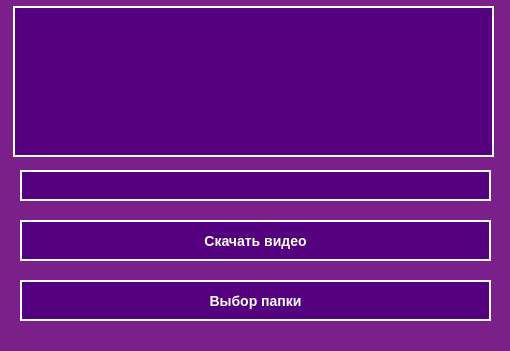
<?xml version="1.0" encoding="UTF-8"?>
<ui version="4.0">
 <class>MainWindow</class>
 <widget class="QMainWindow" name="MainWindow">
  <property name="geometry">
   <rect>
    <x>0</x>
    <y>0</y>
    <width>510</width>
    <height>351</height>
   </rect>
  </property>
  <property name="palette">
   <palette>
    <active>
     <colorrole role="WindowText">
      <brush brushstyle="SolidPattern">
       <color alpha="255">
        <red>0</red>
        <green>0</green>
        <blue>0</blue>
       </color>
      </brush>
     </colorrole>
     <colorrole role="Button">
      <brush brushstyle="SolidPattern">
       <color alpha="255">
        <red>123</red>
        <green>32</green>
        <blue>139</blue>
       </color>
      </brush>
     </colorrole>
     <colorrole role="Light">
      <brush brushstyle="SolidPattern">
       <color alpha="255">
        <red>185</red>
        <green>48</green>
        <blue>209</blue>
       </color>
      </brush>
     </colorrole>
     <colorrole role="Midlight">
      <brush brushstyle="SolidPattern">
       <color alpha="255">
        <red>154</red>
        <green>40</green>
        <blue>174</blue>
       </color>
      </brush>
     </colorrole>
     <colorrole role="Dark">
      <brush brushstyle="SolidPattern">
       <color alpha="255">
        <red>61</red>
        <green>16</green>
        <blue>69</blue>
       </color>
      </brush>
     </colorrole>
     <colorrole role="Mid">
      <brush brushstyle="SolidPattern">
       <color alpha="255">
        <red>82</red>
        <green>21</green>
        <blue>93</blue>
       </color>
      </brush>
     </colorrole>
     <colorrole role="Text">
      <brush brushstyle="SolidPattern">
       <color alpha="255">
        <red>0</red>
        <green>0</green>
        <blue>0</blue>
       </color>
      </brush>
     </colorrole>
     <colorrole role="BrightText">
      <brush brushstyle="SolidPattern">
       <color alpha="255">
        <red>255</red>
        <green>255</green>
        <blue>255</blue>
       </color>
      </brush>
     </colorrole>
     <colorrole role="ButtonText">
      <brush brushstyle="SolidPattern">
       <color alpha="255">
        <red>0</red>
        <green>0</green>
        <blue>0</blue>
       </color>
      </brush>
     </colorrole>
     <colorrole role="Base">
      <brush brushstyle="SolidPattern">
       <color alpha="255">
        <red>255</red>
        <green>255</green>
        <blue>255</blue>
       </color>
      </brush>
     </colorrole>
     <colorrole role="Window">
      <brush brushstyle="SolidPattern">
       <color alpha="255">
        <red>123</red>
        <green>32</green>
        <blue>139</blue>
       </color>
      </brush>
     </colorrole>
     <colorrole role="Shadow">
      <brush brushstyle="SolidPattern">
       <color alpha="255">
        <red>0</red>
        <green>0</green>
        <blue>0</blue>
       </color>
      </brush>
     </colorrole>
     <colorrole role="AlternateBase">
      <brush brushstyle="SolidPattern">
       <color alpha="255">
        <red>189</red>
        <green>143</green>
        <blue>197</blue>
       </color>
      </brush>
     </colorrole>
     <colorrole role="ToolTipBase">
      <brush brushstyle="SolidPattern">
       <color alpha="255">
        <red>255</red>
        <green>255</green>
        <blue>220</blue>
       </color>
      </brush>
     </colorrole>
     <colorrole role="ToolTipText">
      <brush brushstyle="SolidPattern">
       <color alpha="255">
        <red>0</red>
        <green>0</green>
        <blue>0</blue>
       </color>
      </brush>
     </colorrole>
    </active>
    <inactive>
     <colorrole role="WindowText">
      <brush brushstyle="SolidPattern">
       <color alpha="255">
        <red>0</red>
        <green>0</green>
        <blue>0</blue>
       </color>
      </brush>
     </colorrole>
     <colorrole role="Button">
      <brush brushstyle="SolidPattern">
       <color alpha="255">
        <red>123</red>
        <green>32</green>
        <blue>139</blue>
       </color>
      </brush>
     </colorrole>
     <colorrole role="Light">
      <brush brushstyle="SolidPattern">
       <color alpha="255">
        <red>185</red>
        <green>48</green>
        <blue>209</blue>
       </color>
      </brush>
     </colorrole>
     <colorrole role="Midlight">
      <brush brushstyle="SolidPattern">
       <color alpha="255">
        <red>154</red>
        <green>40</green>
        <blue>174</blue>
       </color>
      </brush>
     </colorrole>
     <colorrole role="Dark">
      <brush brushstyle="SolidPattern">
       <color alpha="255">
        <red>61</red>
        <green>16</green>
        <blue>69</blue>
       </color>
      </brush>
     </colorrole>
     <colorrole role="Mid">
      <brush brushstyle="SolidPattern">
       <color alpha="255">
        <red>82</red>
        <green>21</green>
        <blue>93</blue>
       </color>
      </brush>
     </colorrole>
     <colorrole role="Text">
      <brush brushstyle="SolidPattern">
       <color alpha="255">
        <red>0</red>
        <green>0</green>
        <blue>0</blue>
       </color>
      </brush>
     </colorrole>
     <colorrole role="BrightText">
      <brush brushstyle="SolidPattern">
       <color alpha="255">
        <red>255</red>
        <green>255</green>
        <blue>255</blue>
       </color>
      </brush>
     </colorrole>
     <colorrole role="ButtonText">
      <brush brushstyle="SolidPattern">
       <color alpha="255">
        <red>0</red>
        <green>0</green>
        <blue>0</blue>
       </color>
      </brush>
     </colorrole>
     <colorrole role="Base">
      <brush brushstyle="SolidPattern">
       <color alpha="255">
        <red>255</red>
        <green>255</green>
        <blue>255</blue>
       </color>
      </brush>
     </colorrole>
     <colorrole role="Window">
      <brush brushstyle="SolidPattern">
       <color alpha="255">
        <red>123</red>
        <green>32</green>
        <blue>139</blue>
       </color>
      </brush>
     </colorrole>
     <colorrole role="Shadow">
      <brush brushstyle="SolidPattern">
       <color alpha="255">
        <red>0</red>
        <green>0</green>
        <blue>0</blue>
       </color>
      </brush>
     </colorrole>
     <colorrole role="AlternateBase">
      <brush brushstyle="SolidPattern">
       <color alpha="255">
        <red>189</red>
        <green>143</green>
        <blue>197</blue>
       </color>
      </brush>
     </colorrole>
     <colorrole role="ToolTipBase">
      <brush brushstyle="SolidPattern">
       <color alpha="255">
        <red>255</red>
        <green>255</green>
        <blue>220</blue>
       </color>
      </brush>
     </colorrole>
     <colorrole role="ToolTipText">
      <brush brushstyle="SolidPattern">
       <color alpha="255">
        <red>0</red>
        <green>0</green>
        <blue>0</blue>
       </color>
      </brush>
     </colorrole>
    </inactive>
    <disabled>
     <colorrole role="WindowText">
      <brush brushstyle="SolidPattern">
       <color alpha="255">
        <red>61</red>
        <green>16</green>
        <blue>69</blue>
       </color>
      </brush>
     </colorrole>
     <colorrole role="Button">
      <brush brushstyle="SolidPattern">
       <color alpha="255">
        <red>123</red>
        <green>32</green>
        <blue>139</blue>
       </color>
      </brush>
     </colorrole>
     <colorrole role="Light">
      <brush brushstyle="SolidPattern">
       <color alpha="255">
        <red>185</red>
        <green>48</green>
        <blue>209</blue>
       </color>
      </brush>
     </colorrole>
     <colorrole role="Midlight">
      <brush brushstyle="SolidPattern">
       <color alpha="255">
        <red>154</red>
        <green>40</green>
        <blue>174</blue>
       </color>
      </brush>
     </colorrole>
     <colorrole role="Dark">
      <brush brushstyle="SolidPattern">
       <color alpha="255">
        <red>61</red>
        <green>16</green>
        <blue>69</blue>
       </color>
      </brush>
     </colorrole>
     <colorrole role="Mid">
      <brush brushstyle="SolidPattern">
       <color alpha="255">
        <red>82</red>
        <green>21</green>
        <blue>93</blue>
       </color>
      </brush>
     </colorrole>
     <colorrole role="Text">
      <brush brushstyle="SolidPattern">
       <color alpha="255">
        <red>61</red>
        <green>16</green>
        <blue>69</blue>
       </color>
      </brush>
     </colorrole>
     <colorrole role="BrightText">
      <brush brushstyle="SolidPattern">
       <color alpha="255">
        <red>255</red>
        <green>255</green>
        <blue>255</blue>
       </color>
      </brush>
     </colorrole>
     <colorrole role="ButtonText">
      <brush brushstyle="SolidPattern">
       <color alpha="255">
        <red>61</red>
        <green>16</green>
        <blue>69</blue>
       </color>
      </brush>
     </colorrole>
     <colorrole role="Base">
      <brush brushstyle="SolidPattern">
       <color alpha="255">
        <red>123</red>
        <green>32</green>
        <blue>139</blue>
       </color>
      </brush>
     </colorrole>
     <colorrole role="Window">
      <brush brushstyle="SolidPattern">
       <color alpha="255">
        <red>123</red>
        <green>32</green>
        <blue>139</blue>
       </color>
      </brush>
     </colorrole>
     <colorrole role="Shadow">
      <brush brushstyle="SolidPattern">
       <color alpha="255">
        <red>0</red>
        <green>0</green>
        <blue>0</blue>
       </color>
      </brush>
     </colorrole>
     <colorrole role="AlternateBase">
      <brush brushstyle="SolidPattern">
       <color alpha="255">
        <red>123</red>
        <green>32</green>
        <blue>139</blue>
       </color>
      </brush>
     </colorrole>
     <colorrole role="ToolTipBase">
      <brush brushstyle="SolidPattern">
       <color alpha="255">
        <red>255</red>
        <green>255</green>
        <blue>220</blue>
       </color>
      </brush>
     </colorrole>
     <colorrole role="ToolTipText">
      <brush brushstyle="SolidPattern">
       <color alpha="255">
        <red>0</red>
        <green>0</green>
        <blue>0</blue>
       </color>
      </brush>
     </colorrole>
    </disabled>
   </palette>
  </property>
  <property name="font">
   <font>
    <family>Lucida Fax</family>
    <pointsize>12</pointsize>
    <weight>75</weight>
    <bold>true</bold>
   </font>
  </property>
  <property name="focusPolicy">
   <enum>Qt::NoFocus</enum>
  </property>
  <property name="windowTitle">
   <string>MainWindow</string>
  </property>
  <property name="styleSheet">
   <string notr="true">QMainWindow{
	background-color: qlineargradient(spread:pad, x1:0.493, y1:0, x2:0.517, y2:1,stop 0 rgba(74, 0, 112, 255), stop:1 rgba(129, 0, 193, 255));
}</string>
  </property>
  <widget class="QWidget" name="centralwidget">
   <property name="palette">
    <palette>
     <active>
      <colorrole role="WindowText">
       <brush brushstyle="SolidPattern">
        <color alpha="255">
         <red>0</red>
         <green>0</green>
         <blue>0</blue>
        </color>
       </brush>
      </colorrole>
      <colorrole role="Button">
       <brush brushstyle="SolidPattern">
        <color alpha="255">
         <red>170</red>
         <green>170</green>
         <blue>255</blue>
        </color>
       </brush>
      </colorrole>
      <colorrole role="Light">
       <brush brushstyle="SolidPattern">
        <color alpha="255">
         <red>255</red>
         <green>255</green>
         <blue>255</blue>
        </color>
       </brush>
      </colorrole>
      <colorrole role="Midlight">
       <brush brushstyle="SolidPattern">
        <color alpha="255">
         <red>212</red>
         <green>212</green>
         <blue>255</blue>
        </color>
       </brush>
      </colorrole>
      <colorrole role="Dark">
       <brush brushstyle="SolidPattern">
        <color alpha="255">
         <red>85</red>
         <green>85</green>
         <blue>127</blue>
        </color>
       </brush>
      </colorrole>
      <colorrole role="Mid">
       <brush brushstyle="SolidPattern">
        <color alpha="255">
         <red>113</red>
         <green>113</green>
         <blue>170</blue>
        </color>
       </brush>
      </colorrole>
      <colorrole role="Text">
       <brush brushstyle="SolidPattern">
        <color alpha="255">
         <red>0</red>
         <green>0</green>
         <blue>0</blue>
        </color>
       </brush>
      </colorrole>
      <colorrole role="BrightText">
       <brush brushstyle="SolidPattern">
        <color alpha="255">
         <red>255</red>
         <green>255</green>
         <blue>255</blue>
        </color>
       </brush>
      </colorrole>
      <colorrole role="ButtonText">
       <brush brushstyle="SolidPattern">
        <color alpha="255">
         <red>0</red>
         <green>0</green>
         <blue>0</blue>
        </color>
       </brush>
      </colorrole>
      <colorrole role="Base">
       <brush brushstyle="SolidPattern">
        <color alpha="255">
         <red>255</red>
         <green>255</green>
         <blue>255</blue>
        </color>
       </brush>
      </colorrole>
      <colorrole role="Window">
       <brush brushstyle="SolidPattern">
        <color alpha="255">
         <red>170</red>
         <green>170</green>
         <blue>255</blue>
        </color>
       </brush>
      </colorrole>
      <colorrole role="Shadow">
       <brush brushstyle="SolidPattern">
        <color alpha="255">
         <red>0</red>
         <green>0</green>
         <blue>0</blue>
        </color>
       </brush>
      </colorrole>
      <colorrole role="AlternateBase">
       <brush brushstyle="SolidPattern">
        <color alpha="255">
         <red>212</red>
         <green>212</green>
         <blue>255</blue>
        </color>
       </brush>
      </colorrole>
      <colorrole role="ToolTipBase">
       <brush brushstyle="SolidPattern">
        <color alpha="255">
         <red>255</red>
         <green>255</green>
         <blue>220</blue>
        </color>
       </brush>
      </colorrole>
      <colorrole role="ToolTipText">
       <brush brushstyle="SolidPattern">
        <color alpha="255">
         <red>0</red>
         <green>0</green>
         <blue>0</blue>
        </color>
       </brush>
      </colorrole>
     </active>
     <inactive>
      <colorrole role="WindowText">
       <brush brushstyle="SolidPattern">
        <color alpha="255">
         <red>0</red>
         <green>0</green>
         <blue>0</blue>
        </color>
       </brush>
      </colorrole>
      <colorrole role="Button">
       <brush brushstyle="SolidPattern">
        <color alpha="255">
         <red>170</red>
         <green>170</green>
         <blue>255</blue>
        </color>
       </brush>
      </colorrole>
      <colorrole role="Light">
       <brush brushstyle="SolidPattern">
        <color alpha="255">
         <red>255</red>
         <green>255</green>
         <blue>255</blue>
        </color>
       </brush>
      </colorrole>
      <colorrole role="Midlight">
       <brush brushstyle="SolidPattern">
        <color alpha="255">
         <red>212</red>
         <green>212</green>
         <blue>255</blue>
        </color>
       </brush>
      </colorrole>
      <colorrole role="Dark">
       <brush brushstyle="SolidPattern">
        <color alpha="255">
         <red>85</red>
         <green>85</green>
         <blue>127</blue>
        </color>
       </brush>
      </colorrole>
      <colorrole role="Mid">
       <brush brushstyle="SolidPattern">
        <color alpha="255">
         <red>113</red>
         <green>113</green>
         <blue>170</blue>
        </color>
       </brush>
      </colorrole>
      <colorrole role="Text">
       <brush brushstyle="SolidPattern">
        <color alpha="255">
         <red>0</red>
         <green>0</green>
         <blue>0</blue>
        </color>
       </brush>
      </colorrole>
      <colorrole role="BrightText">
       <brush brushstyle="SolidPattern">
        <color alpha="255">
         <red>255</red>
         <green>255</green>
         <blue>255</blue>
        </color>
       </brush>
      </colorrole>
      <colorrole role="ButtonText">
       <brush brushstyle="SolidPattern">
        <color alpha="255">
         <red>0</red>
         <green>0</green>
         <blue>0</blue>
        </color>
       </brush>
      </colorrole>
      <colorrole role="Base">
       <brush brushstyle="SolidPattern">
        <color alpha="255">
         <red>255</red>
         <green>255</green>
         <blue>255</blue>
        </color>
       </brush>
      </colorrole>
      <colorrole role="Window">
       <brush brushstyle="SolidPattern">
        <color alpha="255">
         <red>170</red>
         <green>170</green>
         <blue>255</blue>
        </color>
       </brush>
      </colorrole>
      <colorrole role="Shadow">
       <brush brushstyle="SolidPattern">
        <color alpha="255">
         <red>0</red>
         <green>0</green>
         <blue>0</blue>
        </color>
       </brush>
      </colorrole>
      <colorrole role="AlternateBase">
       <brush brushstyle="SolidPattern">
        <color alpha="255">
         <red>212</red>
         <green>212</green>
         <blue>255</blue>
        </color>
       </brush>
      </colorrole>
      <colorrole role="ToolTipBase">
       <brush brushstyle="SolidPattern">
        <color alpha="255">
         <red>255</red>
         <green>255</green>
         <blue>220</blue>
        </color>
       </brush>
      </colorrole>
      <colorrole role="ToolTipText">
       <brush brushstyle="SolidPattern">
        <color alpha="255">
         <red>0</red>
         <green>0</green>
         <blue>0</blue>
        </color>
       </brush>
      </colorrole>
     </inactive>
     <disabled>
      <colorrole role="WindowText">
       <brush brushstyle="SolidPattern">
        <color alpha="255">
         <red>85</red>
         <green>85</green>
         <blue>127</blue>
        </color>
       </brush>
      </colorrole>
      <colorrole role="Button">
       <brush brushstyle="SolidPattern">
        <color alpha="255">
         <red>170</red>
         <green>170</green>
         <blue>255</blue>
        </color>
       </brush>
      </colorrole>
      <colorrole role="Light">
       <brush brushstyle="SolidPattern">
        <color alpha="255">
         <red>255</red>
         <green>255</green>
         <blue>255</blue>
        </color>
       </brush>
      </colorrole>
      <colorrole role="Midlight">
       <brush brushstyle="SolidPattern">
        <color alpha="255">
         <red>212</red>
         <green>212</green>
         <blue>255</blue>
        </color>
       </brush>
      </colorrole>
      <colorrole role="Dark">
       <brush brushstyle="SolidPattern">
        <color alpha="255">
         <red>85</red>
         <green>85</green>
         <blue>127</blue>
        </color>
       </brush>
      </colorrole>
      <colorrole role="Mid">
       <brush brushstyle="SolidPattern">
        <color alpha="255">
         <red>113</red>
         <green>113</green>
         <blue>170</blue>
        </color>
       </brush>
      </colorrole>
      <colorrole role="Text">
       <brush brushstyle="SolidPattern">
        <color alpha="255">
         <red>85</red>
         <green>85</green>
         <blue>127</blue>
        </color>
       </brush>
      </colorrole>
      <colorrole role="BrightText">
       <brush brushstyle="SolidPattern">
        <color alpha="255">
         <red>255</red>
         <green>255</green>
         <blue>255</blue>
        </color>
       </brush>
      </colorrole>
      <colorrole role="ButtonText">
       <brush brushstyle="SolidPattern">
        <color alpha="255">
         <red>85</red>
         <green>85</green>
         <blue>127</blue>
        </color>
       </brush>
      </colorrole>
      <colorrole role="Base">
       <brush brushstyle="SolidPattern">
        <color alpha="255">
         <red>170</red>
         <green>170</green>
         <blue>255</blue>
        </color>
       </brush>
      </colorrole>
      <colorrole role="Window">
       <brush brushstyle="SolidPattern">
        <color alpha="255">
         <red>170</red>
         <green>170</green>
         <blue>255</blue>
        </color>
       </brush>
      </colorrole>
      <colorrole role="Shadow">
       <brush brushstyle="SolidPattern">
        <color alpha="255">
         <red>0</red>
         <green>0</green>
         <blue>0</blue>
        </color>
       </brush>
      </colorrole>
      <colorrole role="AlternateBase">
       <brush brushstyle="SolidPattern">
        <color alpha="255">
         <red>170</red>
         <green>170</green>
         <blue>255</blue>
        </color>
       </brush>
      </colorrole>
      <colorrole role="ToolTipBase">
       <brush brushstyle="SolidPattern">
        <color alpha="255">
         <red>255</red>
         <green>255</green>
         <blue>220</blue>
        </color>
       </brush>
      </colorrole>
      <colorrole role="ToolTipText">
       <brush brushstyle="SolidPattern">
        <color alpha="255">
         <red>0</red>
         <green>0</green>
         <blue>0</blue>
        </color>
       </brush>
      </colorrole>
     </disabled>
    </palette>
   </property>
   <widget class="QLineEdit" name="lineEdit">
    <property name="geometry">
     <rect>
      <x>20</x>
      <y>170</y>
      <width>471</width>
      <height>31</height>
     </rect>
    </property>
    <property name="styleSheet">
     <string notr="true">QLineEdit{
border: 2px solid white;
background-color:rgb(85, 0, 127);
color:white;
 font:  16px;
}</string>
    </property>
   </widget>
   <widget class="QPushButton" name="load">
    <property name="geometry">
     <rect>
      <x>20</x>
      <y>220</y>
      <width>471</width>
      <height>41</height>
     </rect>
    </property>
    <property name="styleSheet">
     <string notr="true">QPushButton {
    background-color: rgb(85, 0, 127);
    border-color: rgb(170, 170, 255);
	border: 2px solid white;
    font: bold 14px;
	color: white;
}

QPushButton:pressed {
    background-color: rgb(68, 0, 103);
    border-color:rgb(114, 0, 171);
	border: 2px solid;
    font: bold 14px;
	color: rgb(104, 74, 125);
}</string>
    </property>
    <property name="text">
     <string>Скачать видео</string>
    </property>
   </widget>
   <widget class="QPushButton" name="Vibor_papki">
    <property name="geometry">
     <rect>
      <x>20</x>
      <y>280</y>
      <width>471</width>
      <height>41</height>
     </rect>
    </property>
    <property name="styleSheet">
     <string notr="true">
QPushButton {
    background-color: rgb(85, 0, 127);
    border-color: rgb(170, 170, 255);
	border: 2px solid white;
    font: bold 14px;
	color: white;
}

QPushButton:pressed {
    background-color: rgb(68, 0, 103);
    border-color:rgb(114, 0, 171);
	border: 2px solid;
    font: bold 14px;
	color: rgb(104, 74, 125);
}</string>
    </property>
    <property name="text">
     <string>Выбор папки</string>
    </property>
   </widget>
   <widget class="QPlainTextEdit" name="plainTextEdit">
    <property name="geometry">
     <rect>
      <x>13</x>
      <y>6</y>
      <width>481</width>
      <height>151</height>
     </rect>
    </property>
    <property name="styleSheet">
     <string notr="true">QPlainTextEdit{
border: 2px solid white;
background-color:rgb(85, 0, 127);
color:white;
 font: italic  18px;
}</string>
    </property>
   </widget>
  </widget>
 </widget>
 <resources/>
 <connections/>
</ui>
